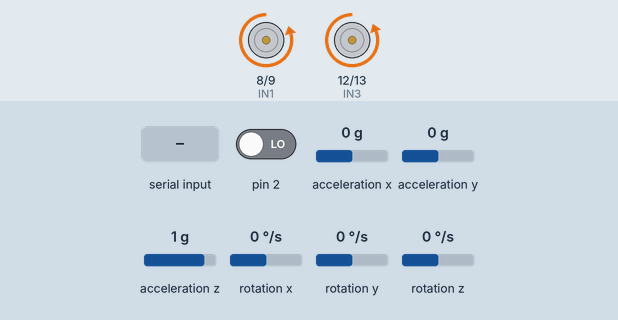
A sketch run on a simulated Arduino Uno, built with avr-gcc and run on an emulated ATmega328P. On the bench: motor-driver pin pairs drawn as motors (green arrow = first pin HIGH = forward, orange = second pin HIGH = backward, longer = more drive, scaled by the enable pin). The inputs (shaded band) are chosen by the test bench; at power-on: acceleration y 0 g, pin 2 LOW, acceleration x 0 g, acceleration z 1 g, rotation x 0 °/s, rotation y 0 °/s, rotation z 0 °/s. The sensor or clock chip raises its interrupt line as the real part does; what the sketch prints to the serial monitor is not drawn.

Above: at 1.7 s.
1.8 s: "R" received over the second serial link
At 3.0 s:
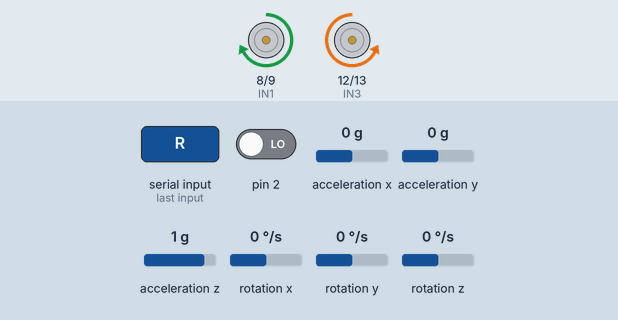
3.3 s: acceleration y set to 0.8 g
At 4.5 s:
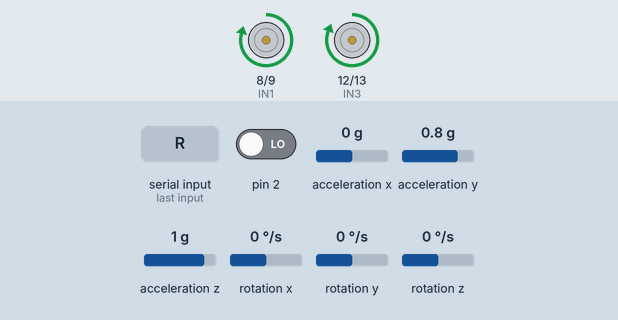
4.8 s: "L" received over the second serial link
At 5.3 s:
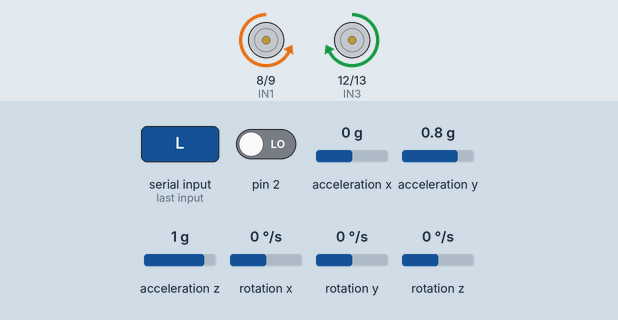
6.3 s: acceleration y set to 0 g
8.3 s: "X" received over the second serial link
At 9.2 s:
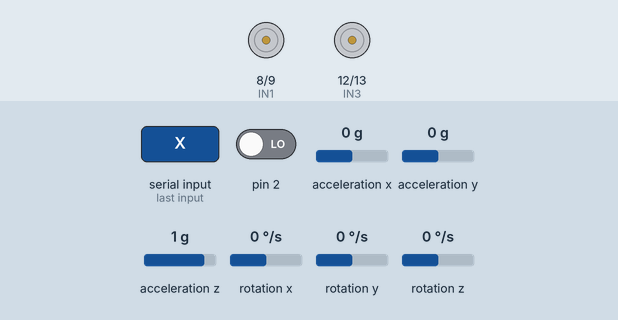
10.2 s: acceleration y set to 1.4 g
At 11.0 s:
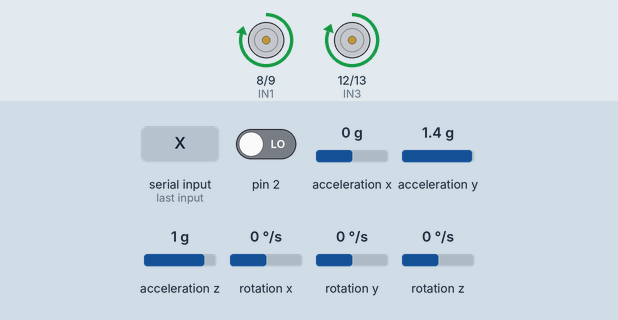
Timing chart, 0 to 12.7 s (numbered marks = the images above; inputs shaded):
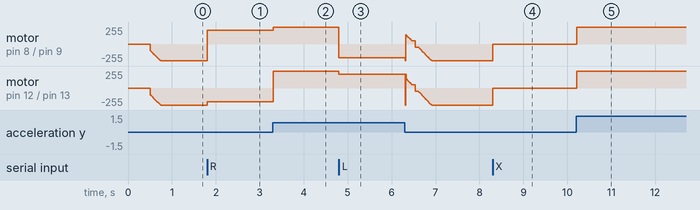

The sketch:

Code_Xe2BanhCanBang.ino
```cpp
#include <PID_v1.h>
#include <LMotorController.h>
#include "I2Cdev.h"
#include "MPU6050_6Axis_MotionApps20.h"
#include "SimpleKalmanFilter.h" // Thêm thư viện bộ lọc Kalman vào đây
#include <SoftwareSerial.h>


#include <Kalman.h>
#define RESTRICT_PITCH
Kalman kalmanX;
//Kalman kalmanY;
/* IMU Data */
double accX, accY, accZ;
double gyroX, gyroY, gyroZ;
int16_t tempRaw;
double gyroXangle, gyroYangle;
double compAngleX, compAngleY;
double kalAngleX, kalAngleY;


uint32_t timer;
uint8_t i2cData[14];
#if I2CDEV_IMPLEMENTATION == I2CDEV_ARDUINO_WIRE
#include "Wire.h"
#endif

#define MIN_ABS_SPEED 50    //50
SimpleKalmanFilter locnhieu(2, 2, 0.01);  //2 2 0.01
float gt_filter;
MPU6050 mpu;
SoftwareSerial Bluetooth(3,4); // TX, RX
// MPU control/status vars
bool dmpReady = false;
uint8_t mpuIntStatus;
uint8_t devStatus;
uint16_t packetSize;
uint16_t fifoCount;
uint8_t fifoBuffer[64];

Quaternion q;
VectorFloat gravity;
float ypr[2];

// PID
double originalSetpoint = -2.8;
double setpoint = originalSetpoint;
double movingAngleOffset = 0.3;
double input, output;
double Kp = 35;     //35
double Kd = 1.5;      //2.2
double Ki = 250;    //300
PID pid(&input, &output, &setpoint, Kp, Ki, Kd, DIRECT);

char data;
int spd=255;

double motorSpeedFactorLeft = 0.98;        //0.9
double motorSpeedFactorRight = 1;      //0.92

// MOTOR CONTROLLER
int ENA = 10;
int IN1 = 8;
int IN2 = 9;
int IN3 = 12;
int IN4 = 13;
int ENB = 11;
LMotorController motorController(ENA, IN1, IN2, ENB, IN3, IN4, motorSpeedFactorLeft, motorSpeedFactorRight);

volatile bool mpuInterrupt = false;
void dmpDataReady()
{
  mpuInterrupt = true;
}

void setup()
{
    Bluetooth.begin(9600);
    Serial.begin(9600);
    Serial.println("ENTER AT Commands:");
    while (!Serial); // wait for Leonardo enumeration, others continue immediately

#if I2CDEV_IMPLEMENTATION == I2CDEV_ARDUINO_WIRE
  Wire.begin();
  Wire.setClock(400000);
#endif

  mpu.initialize();

  devStatus = mpu.dmpInitialize();
  mpu.setXGyroOffset(220);
  mpu.setYGyroOffset(76);
  mpu.setZGyroOffset(-85);
  mpu.setZAccelOffset(1788);


  if (devStatus == 0)
  {
    mpu.setDMPEnabled(true);
    attachInterrupt(0, dmpDataReady, RISING);
    mpuIntStatus = mpu.getIntStatus();
    dmpReady = true;
    packetSize = mpu.dmpGetFIFOPacketSize();

    pid.SetMode(AUTOMATIC);
    pid.SetSampleTime(10);
    pid.SetOutputLimits(-255, 255);
  }
  else
  {
    Serial.print(F("DMP Initialization failed (code "));
    Serial.print(devStatus);
    Serial.println(F(")"));
  }
}

void loop()
{
  // giao tiếp hc05
  //Đọc dữ liệu từ HC-05 gửi đến Arduino
  if (Bluetooth.available()){
    data=Bluetooth.read();
    //Serial.write(data);

    if(data=='F')    // xe tien
      {
        setpoint= -1.7;
      }
    else if(data=='B')  // xe lui
      {
        setpoint= -3.6;
      }
    else if(data=='R')//////Rẽ trai
    {
      digitalWrite(IN1, HIGH);
      digitalWrite(IN2, LOW);
      digitalWrite(IN3, LOW);
      digitalWrite(IN4, HIGH);
      analogWrite(ENA,spd-50);   // giảm tốc độ khi quay
      analogWrite(ENB,spd-50);
    }
    else if(data=='L')//////Rẽ phải
    {
      digitalWrite(IN1, LOW);
      digitalWrite(IN2, HIGH);
      digitalWrite(IN3, HIGH);
      digitalWrite(IN4, LOW);
      analogWrite(ENA,spd-50);
      analogWrite(ENB,spd-50);
    }
    else if(data=='V'|| data=='v')
    {
      setpoint=-2.8;   //cho xe can bang
    }
    else if(data=='X'||data=='x')  // XE DUNG
    {
      digitalWrite(IN1, LOW);
      digitalWrite(IN2, LOW);
      digitalWrite(IN3, LOW);
      digitalWrite(IN4, LOW);
      analogWrite(ENA,0);
      analogWrite(ENB,0);
    }
  }
  //end hc05


  if (!dmpReady)
    return;

  while (!mpuInterrupt && fifoCount < packetSize)
  {
    pid.Compute();
    motorController.move(output, MIN_ABS_SPEED);
  }

  mpuInterrupt = false;
  mpuIntStatus = mpu.getIntStatus();
  fifoCount = mpu.getFIFOCount();

  if ((mpuIntStatus & 0x10) || fifoCount == 1024)
  {
    mpu.resetFIFO();
    Serial.println(F("FIFO overflow!"));
  }
  else if (mpuIntStatus & 0x02)
  {
    while (fifoCount < packetSize)
      fifoCount = mpu.getFIFOCount();

    mpu.getFIFOBytes(fifoBuffer, packetSize);
    fifoCount -= packetSize;

    mpu.dmpGetQuaternion(&q, fifoBuffer);
    mpu.dmpGetGravity(&gravity, &q);
    mpu.dmpGetYawPitchRoll(ypr, &q, &gravity);
    // Sử dụng bộ lọc Kalman cho dữ liệu góc nghiêng
    //gt_filter = locnhieu.updateEstimate(ypr[2] * 180 / M_PI);
    //gt_filter= ypr[2] * 180 / M_PI;
    input = -ypr[2] * 180/M_PI;
    // Sử dụng dữ liệu đã lọc để tính toán PID
    //input = locnhieu.updateEstimate(ypr[2] * 180 / M_PI);
    //Serial.println(input); // Serial.print("\t");
    //Serial.println(gt_filter);  //Serial.print("\t");
    Serial.println(data);

  }
}
```

LMotorController.h
```cpp
#ifndef LMotorController_h
#define LMotorController_h


#include "Arduino.h"


class LMotorController
{
protected:
    int _ena, _in1, _in2, _enb, _in3, _in4;
    int _currentSpeed;
    double _motorAConst, _motorBConst;
public:
    LMotorController(int ena, int in1, int in2, int enb, int in3, int in4, double motorAConst, double motorBConst);
    void move(int leftSpeed, int rightSpeed, int minAbsSpeed);
    void move(int speed);
    void move(int speed, int minAbsSpeed);
    void turnLeft(int speed, bool kick);
    void turnRight(int speed, bool kick);
    void stopMoving();
};


#endif
```

Measured:
- after the input at 1.8 s, motor on pin 8 (IN1) / pin 9 (IN2): backward 249/255 → forward 205/255 at once; motor on pin 12 (IN3) / pin 13 (IN4): backward 255/255 → backward 205/255 at once
- after the input at 3.3 s, motor on pin 8 (IN1) / pin 9 (IN2): forward 205/255 → forward 249/255 at once; motor on pin 12 (IN3) / pin 13 (IN4): backward 205/255 → forward 255/255 at once
- after the input at 4.8 s, motor on pin 8 (IN1) / pin 9 (IN2): forward 249/255 → backward 205/255 at once; motor on pin 12 (IN3) / pin 13 (IN4): forward 255/255 → forward 205/255 at once
- after the input at 8.3 s, motor on pin 8 (IN1) / pin 9 (IN2): backward 249/255 → stopped at once; motor on pin 12 (IN3) / pin 13 (IN4): backward 255/255 → stopped at once
- after the input at 10.2 s, motor on pin 8 (IN1) / pin 9 (IN2): stopped → forward 249/255 at once; motor on pin 12 (IN3) / pin 13 (IN4): stopped → forward 255/255 at once
